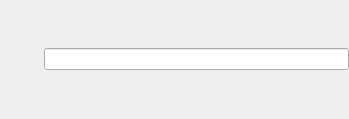
<?xml version="1.0" encoding="UTF-8"?>
<ui version="4.0">
 <class>ActorStructurePreviewForm</class>
 <widget class="QWidget" name="ActorStructurePreviewForm">
  <property name="geometry">
   <rect>
    <x>0</x>
    <y>0</y>
    <width>349</width>
    <height>119</height>
   </rect>
  </property>
  <property name="windowTitle">
   <string>Form</string>
  </property>
  <layout class="QVBoxLayout" name="verticalLayout" stretch="0,0">
   <property name="spacing">
    <number>0</number>
   </property>
   <property name="margin">
    <number>0</number>
   </property>
   <item>
    <layout class="QHBoxLayout" name="horizontalLayout">
     <property name="spacing">
      <number>4</number>
     </property>
     <property name="sizeConstraint">
      <enum>QLayout::SetFixedSize</enum>
     </property>
     <item>
      <widget class="QPushButton" name="actorIcon">
       <property name="focusPolicy">
        <enum>Qt::NoFocus</enum>
       </property>
       <property name="text">
        <string/>
       </property>
       <property name="iconSize">
        <size>
         <width>16</width>
         <height>16</height>
        </size>
       </property>
       <property name="default">
        <bool>false</bool>
       </property>
       <property name="flat">
        <bool>true</bool>
       </property>
      </widget>
     </item>
     <item>
      <widget class="QLineEdit" name="actorName"/>
     </item>
    </layout>
   </item>
   <item>
    <layout class="QVBoxLayout" name="container">
     <property name="spacing">
      <number>0</number>
     </property>
     <property name="sizeConstraint">
      <enum>QLayout::SetDefaultConstraint</enum>
     </property>
    </layout>
   </item>
  </layout>
 </widget>
 <resources/>
 <connections/>
</ui>
